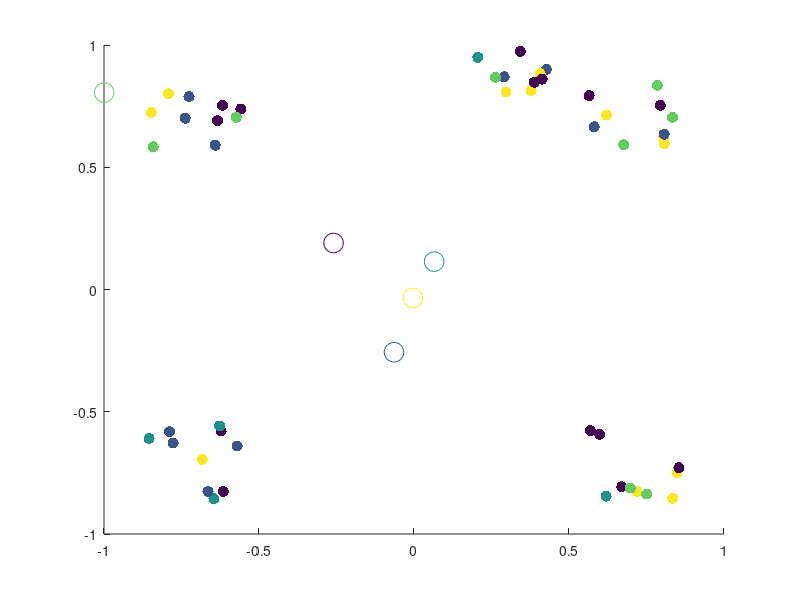

The MATLAB source for this figure: (Note: this script raises an error after producing the figure.)
%% Random Initalization
% yeet
% Topic I.6 - Alternating Minimization Scheme Algorithm for k-Means Clustering*
% 
% Clear the workspace and close all figure windows

close all; clear all;

load Q1data.mat; 

[n,m]= size(XData); 

% Set the number of clusters (k)
k=5;

% Assign each data vector, randomly to one of the k clusters
IndexSet = randi(k,n,1);

% Plot the data
scatter(XData(:,1),XData(:,2),64,IndexSet,'filled');
hold on

% Create data structures to store the weight vectors for cluster (c), and the 
% weight vectors from the previous iteration (cPrev)
c = zeros(k,m);
cPrev = zeros(k,m);

% Randomly initialize the weight vectors so that each component is sampled from 
% the interval [-1,1]
c = -1.2 + 2.4*rand(k,m);

% Plot the initial weight vectors
scatter(c(:,1),c(:,2),200,linspace(1,k,k))
hold off
pause



%% K++ initalization 

close all; clear all; clc;
% for funsies attempt at k++ initalization 

% 100 2-dimensional points, each points is a vector! 
%hopefully this is like quakes data
load Q1data.mat


%number of clusters; 
k =4; 

[n,m]=size(XData);



[c,IndexSet]= KPlusPlusInit(XData,k);




% Plot the data
scatter(XData(:,1),XData(:,2),64,IndexSet,'filled');
hold on
scatter(c(:,1),c(:,2),200,linspace(1,k,k))
hold off

%% The Alternating Minimization Scheme
doneFlag=0;

% Keep alternating updates to weight vectors and cluster assignments until weight 
% vectors no longer change their locations

while (~doneFlag)

    % Update the weight vectors in each cluster via the centroid formula
    for i=1:k 

        % Find the indices for all data vectors currently in cluster i
        ClusterIndices = find(IndexSet==i);

        % Find the number of data vectors currently in cluster i
        NumVecsInCluster = size(ClusterIndices,1);

        % Create a data structure to store weight vector for the current
        % cluster
        c(i,:)=0; 

        % Update cluster vector using the centroid formula
        for j=1:NumVecsInCluster
            for l=1:m
                c(i,l) = c(i,l) + XData(ClusterIndices(j,1),l)/NumVecsInCluster;
            end
        end

    end

    % Plot the updated weight vectors for each cluster
    scatter(XData(:,1),XData(:,2),64,IndexSet,'filled')
    hold on
    scatter(c(:,1),c(:,2),200,linspace(1,k,k))
    %pause
    
    % Now reassign all data vectors to the closest weight vector (cluster)

    % Create a data structure to store closest weight vector for each data
    % point
    closestCluster=zeros(n,1);

    % Reassign each data vector to the new, closest cluster
    for d=1:n

        % Store the coordinates of the current data vector
        xD = XData(d,:);

        % Set the minimum distance tracker to be a very large number
        sqDistMin=1e16;

        % Find the closest weight vector (cluster) to the current data
        % vector
        for i=1:k
            sqDist = norm(c(i,:)-xD,2);

            % If the distance is less than the current min, assign the
            % current data vector to this cluster
            if sqDist<sqDistMin
                closestCluster(d)=i;
                sqDistMin=sqDist;
            end

        end
    end

    % Update the assignments of the data vectors to their new clusters
    IndexSet = closestCluster;
    
    % Plot the data and the updated weight vectors
    hold off
    scatter(XData(:,1),XData(:,2),64,IndexSet,'filled')
    hold on
    scatter(c(:,1),c(:,2),200,linspace(1,k,k))
    hold off
    %pause
    
    % Terminate the alternating scheme if the weight vectors are unaltered
    % relative to the previous iteration
    if c==cPrev
        doneFlag=1;
    else
        cPrev=c;
    end
end


%% Calculation of Overall Coherence

% computes overall coherence AFTER K-Means! 
OvCo=oaco(XData,IndexSet,c)



%% 10 initalizations

close all; clear all; clc;



% 50  2-dimensional points, each points is a vector! 
%hopefully this is like quakes data
load Q1data.mat



rng(33)

% initalization :) heh
OvCO_forkPP = zeros(1,10);
OvCO_forRand = zeros(1,10); 
% number of clusters


k=5; 


% random initalization;

for realz = 1:10
    [n,m]= size(XData);
    IndexSeti = randi(k,n,1);
    ci = -1.2 + 2.4*rand(k,m);
    
    % scatter(XData(:,1),XData(:,2),64,IndexSeti,'filled')
    %     hold on
    %     scatter(ci(:,1),ci(:,2),200,linspace(1,k,k))
    %     hold off
    %     pause 
    %     
    
    % this runs the k-means algorithim
    [IndexSetf,cf]= kmeans493(XData,k,IndexSeti,ci);
    OvCo=oaco(XData,IndexSetf,cf);
    OvCO_forRand(:,realz) = OvCo ; % this creates a vector of the overall coherence
    
    %   scatter(XData(:,1),XData(:,2),64,IndexSetf,'filled')
    %     hold on
    %     scatter(cf(:,1),cf(:,2),200,linspace(1,k,k))
    %     hold off


end 


%k++ initalization 
for realz = 1:10  

    [ci,IndexSeti]=KPlusPlusInit(XData,k);
    
    %  scatter(XData(:,1),XData(:,2),64,IndexSeti,'filled')
    %     hold on
    %     scatter(ci(:,1),ci(:,2),200,linspace(1,k,k))
    %     hold off
    %     pause 
        
        %runs k means
   
    %uses a random     scheme for intial index
    %[IndexSetf,cf]= kmeans493(XData,k,randi(k,size(XData,1),1),ci);    
    [IndexSetf,cf]= kmeans493(XData,k,IndexSeti,ci);
    
    OvCo=oaco(XData,IndexSetf,cf);
    OvCO_forkPP(:,realz) = OvCo ; 
    
    %   scatter(XData(:,1),XData(:,2),64,IndexSetf,'filled')
    %     hold on
    %     scatter(cf(:,1),cf(:,2),200,linspace(1,k,k))
    %     hold off
end 




mean(OvCO_forkPP)
mean(OvCO_forRand)



%% Elbow Method

clc; clear all; close all; 

load Q1data.mat

suck =8; 
initalz =5; 

% rows is number of initlizations we use, coloumns is values of k 
% for each initilization scheme
mat2PlotKPP = zeros(initalz,suck); 
mat2PlotRand =zeros(initalz,suck); 

for k=1:suck
   
    
    for realz = 1:initalz

    [ci,IndexSeti]=KPlusPlusInit(XData,k);
        
        %runs k means
        
    [IndexSetf,cf]= kmeans493(XData,k,IndexSeti,ci);
    
    OvCo=oaco(XData,IndexSetf,cf);
    mat2PlotKPP(realz,k) = OvCo; 
    end 
    
    
    
     for realz = 1:initalz

    [n,m]= size(XData);
    IndexSeti = randi(k,n,1);
    ci = -1.2 + 2.4*rand(k,m);
        
        %runs k means
        
    [IndexSetf,cf]= kmeans493(XData,k,IndexSeti,ci);
    
    OvCo=oaco(XData,IndexSetf,cf);
    mat2PlotRand(realz,k) = OvCo; 
     end 
    
    
    
end 



subplot(1,2,1)
for iter = 1:5
    plot(1:suck, mat2PlotKPP(iter,:),'LineWidth',1.5,'Marker',"*",'LineStyle','--')
    hold on;
    title('Elbow Plot for K++ Initalization')
    xlabel('Number of Clusters (k)')
    ylabel('Overall Coherence y')
    %rectangle('Position',[4-1 7-1 1 1],'Curvature',[.5 .5]) 
    %legend('Realiz 1','Realiz 4','Realiz 3','Realiz 4','Realiz 5')
    grid on;
end 



hold on; 

subplot(1,2,2)
for iter = 1:5
    plot(1:suck, mat2PlotRand(iter,:),'LineWidth',1.5,'Marker',"*",'LineStyle','--')
     hold on;
    title('Elbow Plot for Random Initalization')
    xlabel('Number of Clusters (k)')
    ylabel('Overall Coherence y')
    legend('Realiz 1','Realiz 4','Realiz 3','Realiz 4','Realiz 5')
    grid on;
end 




%% MNIST PART 3


% somehow need to get data 

[XDataM ,labels]= DatHaider(100);

for suck3= 3:10
    [c,IndexSeti]=KPlusPlusInit(XDataM,suck3,42);
    [IndexSetf, cf] = kmeans493(XDataM,suck3,IndexSeti,c);
    
end 


% k =6 from jamies eblow 

k= 6; 

